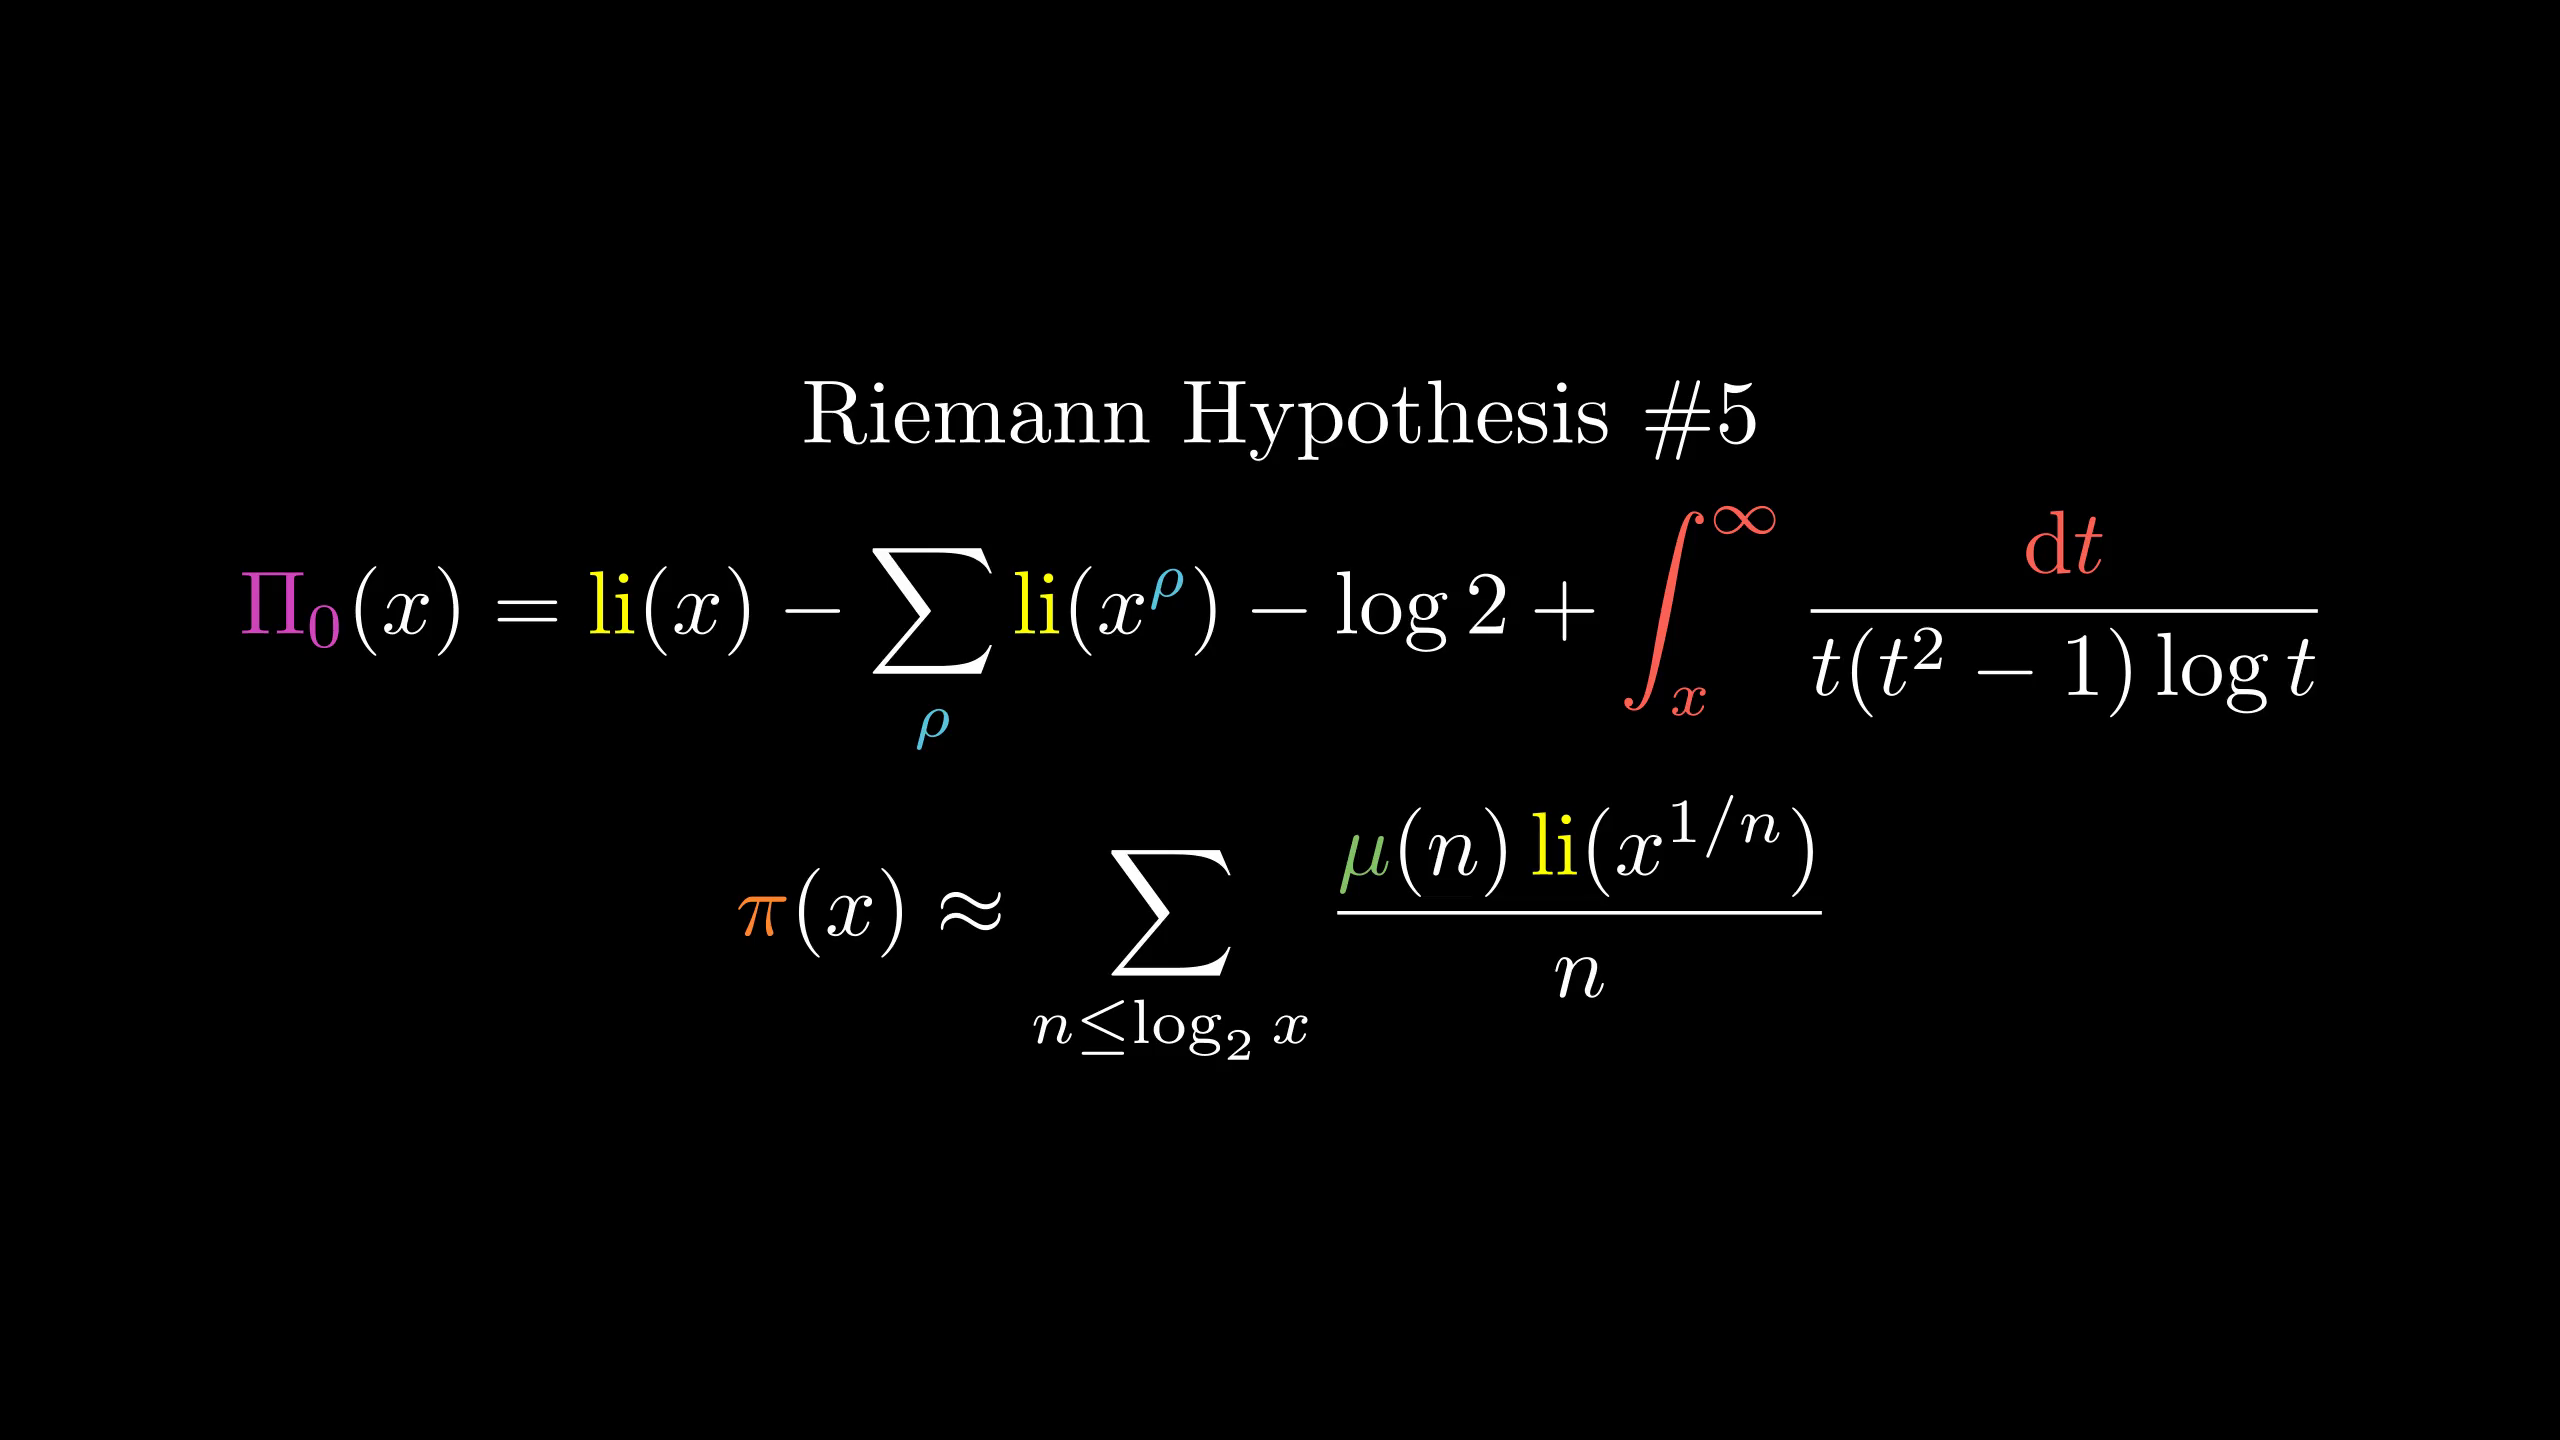

Python code for this plot:
from manimlib.imports import *

class FooScene(Scene):
    def construct(self):
        tit=TextMobject(r"Riemann Hypothesis \#5")
        fml=TexMobject(r"\Pi_0(x)=\operatorname{li}(x)-\sum_\rho\operatorname{li}(x^\rho)-\log2+\int_x^\infty{\mathrm dt\over t(t^2-1)\log t}",
                tex_to_color_map={
                    r"\Pi_0":PINK,
                    r"\operatorname{li}":YELLOW,
                    r"_\rho":BLUE,
                    r"^\rho":BLUE,
                    r"\int_x^\infty":RED,
                    r"\mathrm dt":RED
                })
        fml2=TexMobject(r"\pi(x)\approx\sum_{n\le\log_2x}{\mu(n)\operatorname{li}(x^{1/n})\over n}",
                tex_to_color_map={
                    r"\pi":ORANGE,
                    r"\operatorname{li}":YELLOW,
                    r"\mu":GREEN
                })
        self.add(VGroup(tit,fml,fml2).arrange(DOWN))
        self.wait()
